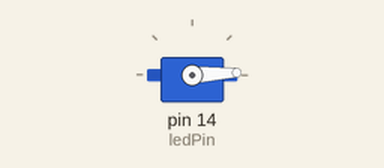
The sketch below on a simulated Arduino Uno, built with avr-gcc and run on an emulated ATmega328P. Parts: servo. What the sketch prints to the serial monitor is not drawn.

Above: at 0.05 s.
At 1.35 s:
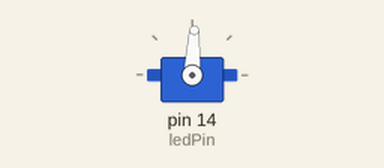
At 2.65 s:
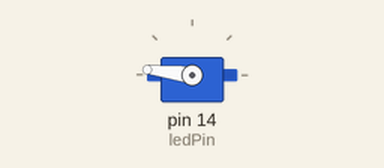
At 5.25 s:
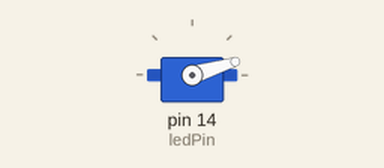
Timing chart, 0 to 7.1 s (numbered marks = the images above):
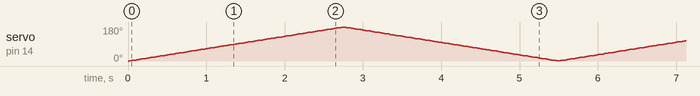

The sketch:

servo_code.ino
```cpp
#define ledPin 14
#include <Servo.h>
Servo myServo;
int pos=0;

void setup() {

  Serial.begin(9600);
  pinMode(ledPin, OUTPUT);
  myServo.attach(ledPin);
}

void loop() {
  for(pos=0;pos<180;pos++)
  {myServo.write(pos);
   Serial.println(myServo.read());
   delay(15);
    }
   for(pos=180;pos>0;pos--)
  {myServo.write(pos);
   Serial.println(myServo.read());
   delay(15);

  }
  }
```
